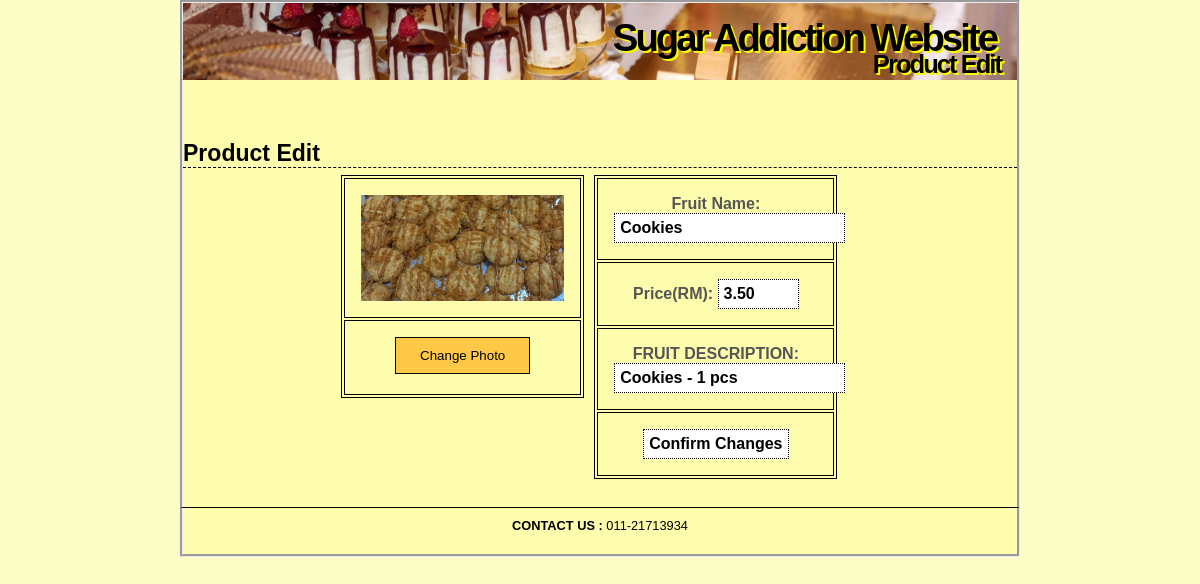
The app's page /edit_product.php?id=4 with its own data.
### tables this page shows
CREATE TABLE `product` (
  `ProductID` int(5) NOT NULL,
  `Name` varchar(100) NOT NULL,
  `Image` varchar(255) DEFAULT NULL,
  `Price` decimal(5,2) NOT NULL,
  `Size` varchar(255) DEFAULT NULL,
  `Description` varchar(255) DEFAULT NULL
);

### edit_product.php (the view, shortened to what this page needs)
<?php
include ('includes/header.php');
?>
<h1>Product Edit</h1>
<div class="menudetails">
	<div class="row">
	  	<div class="column">
		<table>
			<?php
			require ('includes/constants.php');
			$ProductID = $_GET["id"];
			$q = "SELECT * FROM product WHERE ProductID='$ProductID'";
			$r = @mysqli_query ($dbc,$q);
			if (!mysqli_num_rows($r) == 1) {
				echo '<tr><td colspan="3">PRODUCT OUT OF STOCK</td></tr>';
			} else {
			while ($data = mysqli_fetch_array($r)) {
				echo '
				<form action="edit_product.php" method="POST">
				<tr>
					<td>';
					if (!isset($data["Image"])) {
						echo '<img src="includes/images/image_na.png"/>';
					} else {
						echo '<img src="includes/images/'.$data["Image"].'"/>';
					};
					echo '</td>
					<tr>
						<td><div class="btn-group">
							<button><a href="upload.php?id='.$data['ProductID'].'">Change Photo</a></button>
						</div></td>
					</tr>
					</table>
					</div>
					<div class="column">
					<table>
						<tr>
							<th colspan="2">Fruit Name:<input type="text" name="name" value="'.$data["Name"].'" required></th>
						</tr>
						<tr>
							<th colspan="2">Price(RM): <input type="text" name="price" value="'.$data["Price"].'" size="5" required></th>
						</tr>
						<tr>
							<th colspan="2">FRUIT DESCRIPTION: <br><input type="text" name="desc" value="'.$data["Description"].'" required></th>
						</tr>
						<tr>
						<td colspan="2">
							<input type="text" name="edit" value="'.$data["ProductID"].'" hidden>
							<input type="submit" name="submit" value="Confirm Changes" />
						</td>
						</tr>
						</form>
					</table>
					</div>';
			}}
			?>
	</div>
</div>

### includes/style.css (style rules this page uses)
* { margin:0; padding:0; }
a { color:#000000; text-decoration:none; }
body { background:#FDFDC8; color:#555; font:0.8em Arial, Helvetica, "bitstream vera sans", sans-serif; }
#content h1 { border-bottom:1px dashed #000000; font-size:1.8em; padding:20px 0 0; color: black; }
.btn-group button { background-color: #FFC847; border: 1px solid black; padding: 10px 24px; cursor: pointer; float: center; position: relative; }
.btn-group:after { content: ""; clear: both; display: table; }
#content img { vertical-align: middle; }
* { box-sizing: border-box; }
.menudetails .row { margin-left:-5px; margin-right:-5px; }
.menudetails .column { float: left; width: 30%; padding: 5px; }
.menudetails .row::after { content: ""; clear: both; display: table; }
.menudetails table { border: 1px solid black; width: 100%; margin: 1% 65%; table-layout: fixed; }
.menudetails table img { width: 100%; height: auto; }
.menudetails th, .menudetails td { text-align: center; padding: 16px; border: 1px solid black; }
#footer { border-top:1px solid black; height:50px; margin:0 auto; padding:10px 0px; text-align:center; width:70vw; background-color: #FDFDAD; color: black; z-index: 2; position: relative; border-bottom: 3px groove; border-left: 3px groove; border-right: 3px groove; }
input, select, .input { padding: 5px; font-weight: bold; font-size: 1em; color: #000000; background: #FFFFFF; border:1px dotted #000000; }

### records on screen
product: Image (picture), name "Cookies", price "3.50", desc "Cookies - 1 pcs"

### other values on screen
$page_text "Product Edit"
